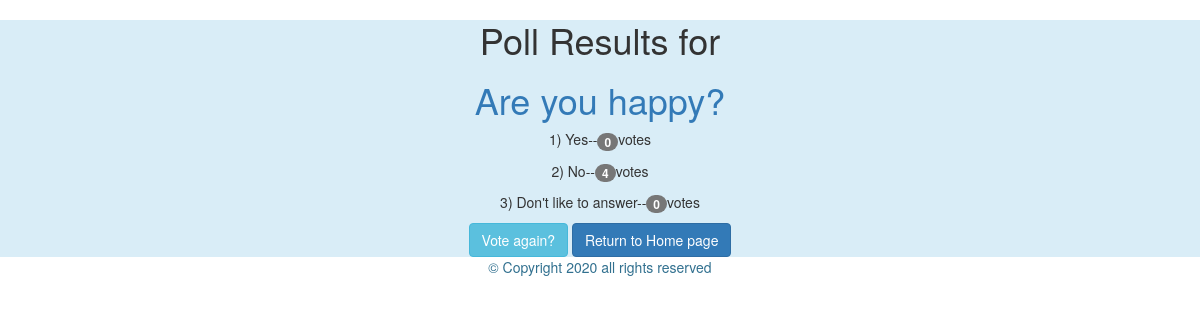
The app's page /polls/2/results/ with its own data.
### polls/models.py (models this page shows, shortened)
class Question(models.Model):
    question_text = models.CharField(max_length=200)
    pub_date = models.DateTimeField('date published')

class Choice(models.Model):
    question = models.ForeignKey(Question, on_delete=models.CASCADE)
    choice_text = models.CharField(max_length=200)
    votes = models.IntegerField(default=0)

### polls/views.py (the view)
# urls.py: path('<int:pk>/results/',views.ResultsView.as_view(),name='results'),
class ResultsView(generic.DetailView):
    model = Question
    template_name = 'polls/results.html'

### polls/templates/polls/results.html (shortened to what this page needs)
{% extends 'polls/base.html' %}
{% block content %}
<div class="text-center bg-info">
<h1 class="text-secondary">Poll Results for</h1>
<h1 class="text-primary">{{question.question_text}}</h1>
    {% for choice in question.choice_set.all %}
    <p>{{forloop.counter}}) {{choice.choice_text}}--<span class="badge" >{{choice.votes}} </span>vote{{ choice.votes|pluralize }}</p>
    {% endfor %}
<a class="btn btn-info" href="{% url 'polls:detail' question.id %}">Vote again?</a>
<a class="btn btn-primary" href="/polls/">Return to Home page</a>
</div>
{% endblock content %}

### records on screen
Question: question_text "Are you happy?"
Choice: choice_text "Yes", votes "0"
Choice: choice_text "No", votes "4"
Choice: choice_text "Don't like to answer", votes "0"
